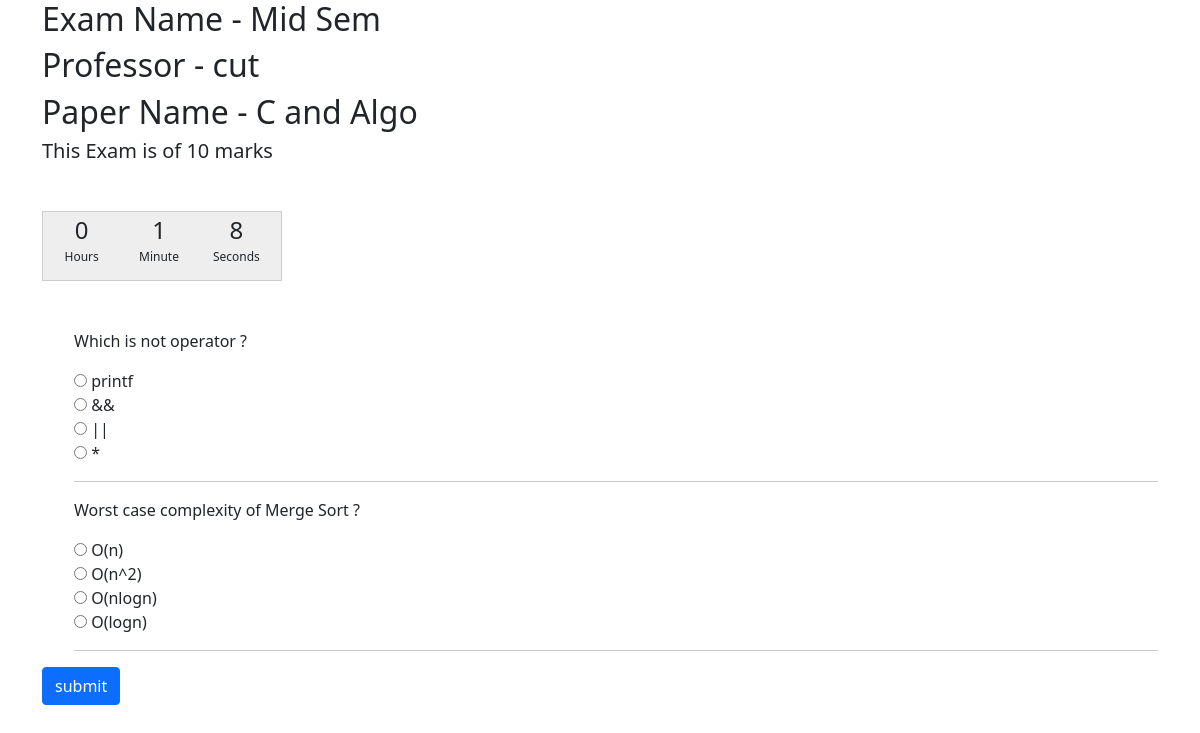
Screenshot of /exams/student/appear/6 with the database file from the repository.
### questions/models.py (models this page shows, shortened)
class Exam_Model(models.Model):
    professor = models.ForeignKey(User, limit_choices_to={'groups__name': "PROFESSOR"}, on_delete=models.CASCADE)
    name = models.CharField(max_length=50)
    marks = models.IntegerField(default=0)
    question_paper = models.ForeignKey(Question_Paper, on_delete=models.CASCADE, related_name='exams')
    start_time = models.DateTimeField(default=datetime.now())
    end_time = models.DateTimeField(default=datetime.now())
    def __str__(self):
        return self.name
    class Meta:
        verbose_name_plural = 'Exams'

class Question_Paper(models.Model):
    professor = models.ForeignKey(User, limit_choices_to={'groups__name': "PROFESSOR"}, on_delete=models.CASCADE)
    qPaperTitle = models.CharField(max_length=100)
    questions = models.ManyToManyField(Question_DB)
    marks = models.IntegerField(default=0)
    class Meta:
        verbose_name_plural = 'Question Papers'

class Question_DB(models.Model):
    professor = models.ForeignKey(User, limit_choices_to={'groups__name': "PROFESSOR"}, on_delete=models.CASCADE, null=True)
    qno = models.AutoField(primary_key=True)
    question = models.CharField(max_length=100)
    optionA = models.CharField(max_length=100)
    optionB = models.CharField(max_length=100)
    optionC = models.CharField(max_length=100)
    optionD = models.CharField(max_length=100)
    answer = models.CharField(max_length=200)
    max_marks = models.IntegerField(default=0)
    class Meta:
        verbose_name_plural = 'Question DB'

### questions/views.py (the view, shortened to what this page needs)
# urls.py: path('student/appear/<int:id>',views.appear_exam,name = "appear_exam"),
def appear_exam(request,id):
    student = request.user
    if request.method == 'GET':
        exam = Exam_Model.objects.get(pk=id)
        time_delta = exam.end_time - exam.start_time
        time = convert(time_delta.seconds)
        time = time.split(":")
        mins = time[0]
        secs = time[1]
        context = {
            "exam":exam,
            "marks":exam.question_paper.marks,
            "question_list":exam.question_paper.questions.all(),
            "secs":secs,
            "mins":mins
        }
        return render(request,'student_exampage.html',context)

### questions/views.py (called while the page is built)
def convert(seconds):
    min, sec = divmod(seconds, 60)
    hour, min = divmod(min, 60)
    min += hour*60
    return "%02d:%02d" % (min, sec)

### templates/student_exampage.html (shortened to what this page needs)
{% load static %}
<!doctype html>
<html lang="en">
  <head>
    <link href="https://cdn.jsdelivr.net/npm/bootstrap@5.1.3/dist/css/bootstrap.min.css" rel="stylesheet">
    <link rel="stylesheet" type="text/css" href="{% static 'css/jquery.countdown.css' %}">
  </head>
  <body>
    <div class="container">
        <h2> Exam Name  - {{ exam.name }}</h2>
        <h2> Professor - {{ exam.professor }}</h2>
        <h2> Paper Name  - {{ exam.question_paper.qPaperTitle }}</h2>
        <h5>
            This Exam is of  {{ marks }} marks
        </h5>
        <div id="timer" class="mt-5 mb-5"></div>
        <form method="post" id="examform" name="examform">
            <ol>
                {% for ques in question_list %}
                <p>{{ ques.question }}</p>
                <input type="radio" id="optionA" name="{{ ques.question }}" value="A">
                <label for="optionA">{{ ques.optionA }}</label><br>
                <input type="radio" id="optionB" name="{{ ques.question }}" value="B">
                <label for="optionB">{{ ques.optionB }}</label><br>
                <input type="radio" id="optionC" name="{{ ques.question }}" value="C">
                <label for="optionC">{{ ques.optionC }}</label><br>
                <input type="radio" id="optionD" name="{{ ques.question }}" value="D">
                <label for="optionD">{{ ques.optionD }}</label><br>
                <hr>
                {% endfor %}
            </ol>
            <input type="submit" value="submit" class = "btn btn-primary" id='submitButton'/>
        </form>
    </div>
  </body>
</html>

### templates/student_exampage.html (style rules this page uses)
#timer { width: 240px; height: 70px; }

### rows the page displays
Exam_Model: professor "cut", question_paper.qPaperTitle "C and Algo"
Question_DB: question "Which is not operator ?", optionA "printf", optionB "&&", optionC "||", optionD "*"
Question_DB: question "Worst case complexity of Merge Sort ?", optionA "O(n)", optionB "O(n^2)", optionC "O(nlogn)", optionD "O(logn)"

### other values shown
{{ marks }} "10"
